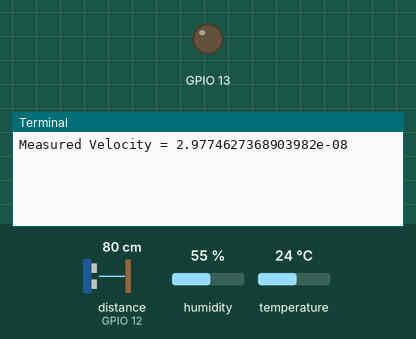
The program below on a simulated Raspberry Pi (BCM pin numbers). Parts: output pins drawn as LEDs (lit = HIGH), the last lines printed to the terminal. Inputs (shaded band) come from the test bench; at power-on: distance to the obstacle (sensor on GPIO 12) 80 cm, humidity 55 %, temperature 24 °C. The echo pulse lasts 58.3 µs per cm; the clock reads 2024-03-15 10:24:30 at power-on unless the program sets it; pins used as bus, display or sensor lines are not drawn.

Above: at 1.2 s.
1.3 s: distance to the obstacle (sensor on GPIO 12) set to 39 cm
At 2.7 s:
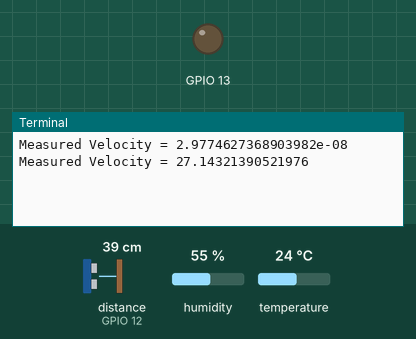
5.0 s: distance to the obstacle (sensor on GPIO 12) set to 32 cm
At 5.9 s:
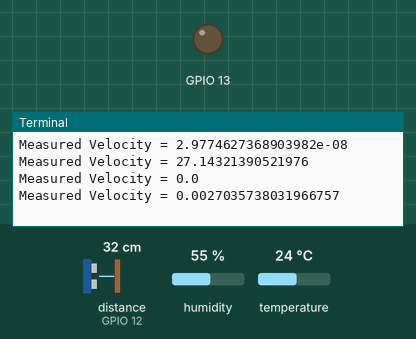
7.1 s: distance to the obstacle (sensor on GPIO 12) set to 73 cm
At 9.0 s:
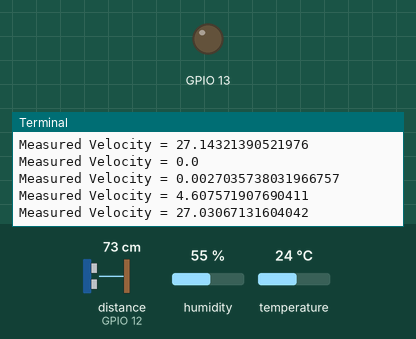
9.3 s: distance to the obstacle (sensor on GPIO 12) set to 81 cm
At 10.1 s:
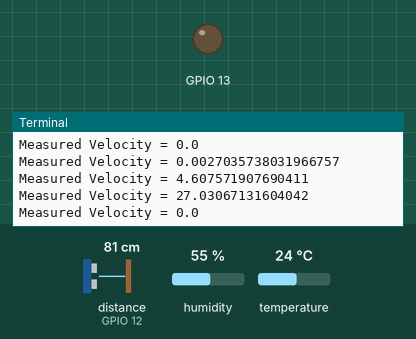
11.4 s: distance to the obstacle (sensor on GPIO 12) set to 38 cm
At 13.4 s:
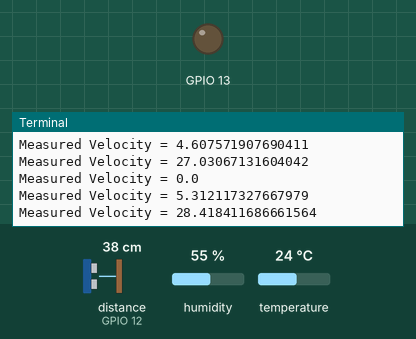
13.9 s: distance to the obstacle (sensor on GPIO 12) set to 31 cm
At 15.5 s:
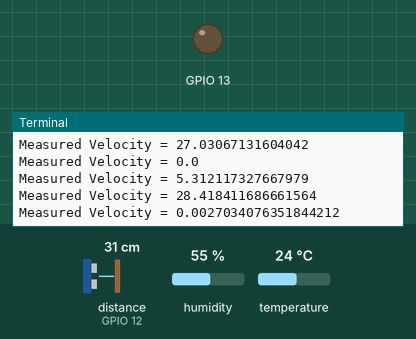
Timing chart, 0 to 17.0 s (numbered marks = the images above; inputs shaded):
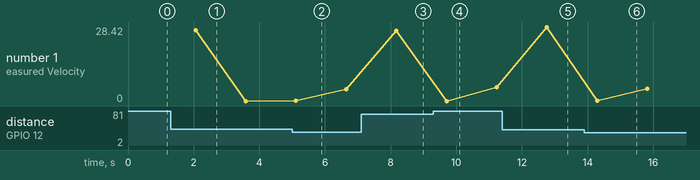

The program:

hw10_speed.py
```python
import RPi.GPIO as gpio
import Adafruit_DHT
import time

from pygame.mixer import init
from pygame.mixer import music

def setup():
    global gpio_tri, gpio_echo, gpio_temp, sensor
    gpio.setmode(gpio.BCM)
    gpio_tri = 7
    gpio_echo = 12
    gpio_temp = 4

    gpio.setup(gpio_tri, gpio.OUT)
    gpio.setup(gpio_echo, gpio.IN)
    gpio.setup(13, gpio.OUT)
    sensor = Adafruit_DHT.DHT11

    init() # pygame init for sound
    music.load('mp3/police_car.mp3')

def send_trigger():
    global gpio_tri
    gpio.output(gpio_tri, gpio.HIGH)
    time.sleep(0.00001)
    gpio.output(gpio_tri, gpio.LOW)

def get_speed():
    global sensor
    humidity, temperature = Adafruit_DHT.read_retry(sensor, gpio_temp)
    speed = 33100 + 26 * 60
    return speed

def get_distance():
    global gpio_echo
    send_trigger()

    while gpio.input(gpio_echo) == 0:
        start_t = time.time()
    while gpio.input(gpio_echo) == 1:
        stop_t = time.time()

    time_elapsed = stop_t - start_t
    speed = get_speed()
    distance = (time_elapsed * speed) / 2

    return distance

def get_velocity():
    global gpio_echo
    send_trigger()

    while gpio.input(gpio_echo) == 0:
        start_t = time.time()
    while gpio.input(gpio_echo) == 1:
        stop_t = time.time()

    time_elapsed = stop_t - start_t
    speed = get_speed()
    distance = (time_elapsed * speed) / 2

    if distance < 2 or distance > 400:
        dist_err = True
    else:
        dist_err = False

    global pre_dist, pre_time

    velocity = (distance - pre_dist) / (stop_t - pre_time)
    pre_dist = distance
    pre_time = stop_t

    return abs(velocity)

if __name__ == '__main__':
    try:
        setup()
        pre_dist = 30
        pre_time = 0

        while True:
            v = get_velocity()
            print('Measured Velocity = {}'.format(v))

            if v >= 30:
                music.play()
                for i in range(3):
                    gpio.output(13, gpio.HIGH)
                    time.sleep(0.5)
                    gpio.output(13, gpio.LOW)
                    time.sleep(0.5)
                music.stop()
            time.sleep(1)
    finally:
        gpio.cleanup()
```

Measured:
- after the input at 1.3 s, the terminal: prints a new line after 0.76 s (image 1)
- after the input at 7.1 s, the terminal: prints a new line after 1.1 s (image 3)
- after the input at 11.4 s, the terminal: prints a new line after 1.4 s (image 5)
- plotted number 1: 0 → 4.61 after the input at 5.0 s, 4.61 → 27.03 after the input at 7.1 s, 27.03 → 5.31 after the input at 9.3 s, 5.31 → 28.42 after the input at 11.4 s, 28.42 → 4.68 after the input at 13.9 s
